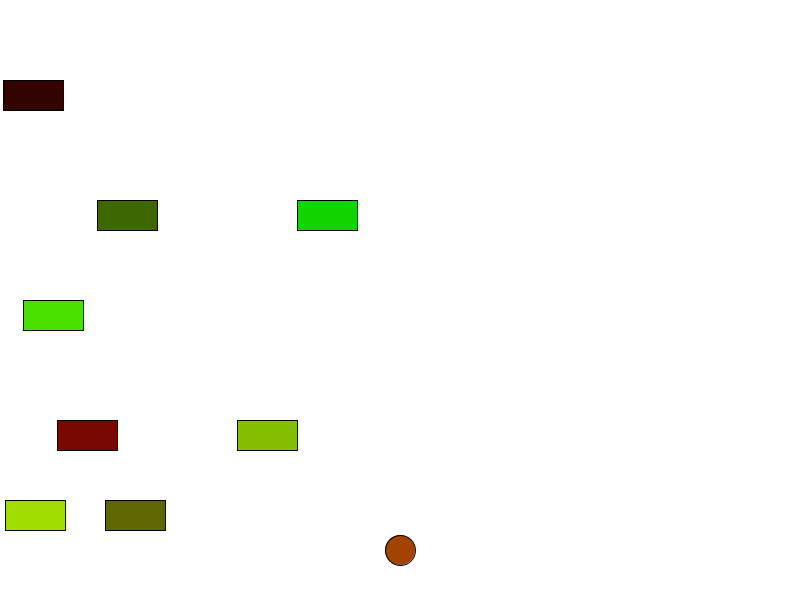
Frame 1 (no input)
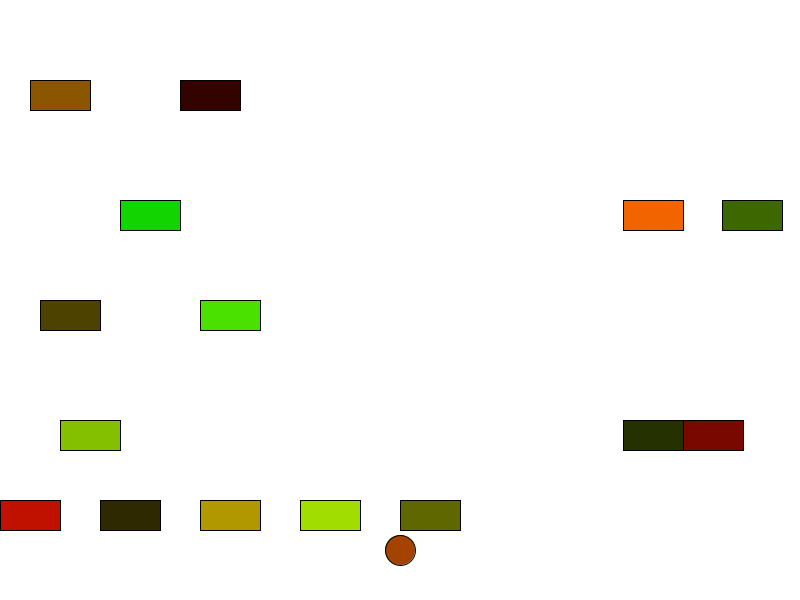
Frame 60 (the mouse pressed at the canvas centre just before this capture)
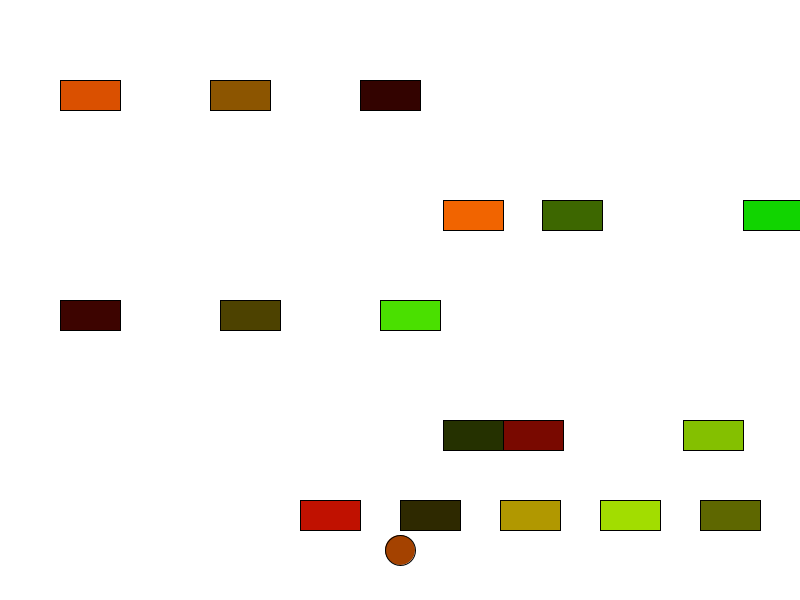
Frame 120 (the mouse held since frame 60 and released just before this capture)

The Processing sketch that drew these frames (run headless with seeded random() and noise(); from frame 60 on, the mouse is pressed at the canvas centre):

// Processing sketch: juegoFroggy
// ── juegoFroggy.pde
coche c1,c2,c3;
coche [] fila1,fila2, fila3, fila4, fila5;


frog rana;
boolean atropellado;
int vidas;
int vCoche;
void setup(){
atropellado=false;
vidas=3;
 size(800,600);

 rana=new frog(400,550);
fila1=new coche[3];
fila2=new coche[4];
fila3=new coche[3];
fila4=new coche[4];
fila5=new coche[5];
//creamos fila 1
 vCoche=(int)random(3,7);

for (int i=0;i<3;i++){
    //pequeño ajuste para que coincidan las coordenadas de coche y rana

 fila1[i]=new coche(-300+i*150,-20+height/6,vCoche);
}
//creamos fila 2
 vCoche=(int)random(-3,-7);

for (int i=0;i<4;i++){
 fila2[i]=new coche(-300+i*200,2*height/6,vCoche);
}
//creamos fila 3
 vCoche=(int)random(3,7);

for (int i=0;i<3;i++){
 fila3[i]=new coche(-300+i*160,height/2,vCoche);
}
//creamos fila 4
 vCoche=(int)random(-3,-7);

for (int i=0;i<4;i++){
  //pequeño ajuste para que coincidan las coordenadas de coche y rana
 fila4[i]=new coche(-300+i*180,20+4*height/6,vCoche);
}
//creamos fila 
 vCoche=(int)random(3,7);
for (int i=0;i<5;i++){
  
 fila5[i]=new coche(-300+i*100,5*height/6,vCoche);
}
}

void draw(){
if (!atropellado){
  background(255,255,255);
//moviendo fila 1
for (int i=0;i<3;i++){
 fila1[i].mueveCoche();
 fila1[i].dibujaCoche();
 //Comprobamos si la posición de algún coche coincide con la rana
  if (fila1[i].compruebaAtropello(rana)){
  atropellado=true; 
  break;
 }
}
//moviendo fila 2
for (int i=0;i<4;i++){
 fila2[i].mueveCoche();
 fila2[i].dibujaCoche();
  //Comprobamos si la posición de algún coche coincide con la rana
  if (fila2[i].compruebaAtropello(rana)){
  atropellado=true; 
  break;
 }
}
//moviendo fila 3
for (int i=0;i<3;i++){
 fila3[i].mueveCoche();
 fila3[i].dibujaCoche();
  //Comprobamos si la posición de algún coche coincide con la rana
  if (fila3[i].compruebaAtropello(rana)){
  atropellado=true; 
  break;
 }
}
//moviendo fila 4
for (int i=0;i<4;i++){
 fila4[i].mueveCoche();
 fila4[i].dibujaCoche();
 if (fila4[i].compruebaAtropello(rana)){
  atropellado=true; 
  break;
 }
}
//moviendo fila 5
for (int i=0;i<5;i++){
 fila5[i].mueveCoche();
 fila5[i].dibujaCoche();
  //Comprobamos si la posición de algún coche coincide con la rana
  if (fila5[i].compruebaAtropello(rana)){
  atropellado=true; 
  break;
 }
}
 rana.dibujaFrog();
}
}

void keyPressed(){
if (keyCode==ENTER){
  if (atropellado){
 atropellado=false; 
 rana.ponCoordenadas(400,550);
  }}

 if (keyCode==UP){

   rana.mueveFrog(0,-30);

 }

  if (keyCode==DOWN){

   rana.mueveFrog(0,30);

 }

  if (keyCode==LEFT){

   rana.mueveFrog(-30,0);

 }

  if (keyCode==RIGHT){

   rana.mueveFrog(30,0);

 }

}



class coche{

 int x, y, vx,r,g,b,ancho,alto; 

  coche(int a, int b, int c){

   x=a;

   y=b;

   vx=c;

   r=(int)random(255);

   g=(int)random(255);

   b=(int)random(255);

   ancho=60;

   alto=30;

  }

  void mueveCoche(){

   x=x+vx;

   if (x>width&&vx>0){

    x=0; 

   }
   if (x<0&&vx<0){
    x=width; 
   }

  }

  void dibujaCoche(){

    fill(r,g,b);

   rect(x,y,ancho,alto);

  }
  boolean compruebaAtropello(frog rana){
  if (x<rana.dameX()&&x+ancho>rana.dameX()&&y<rana.dameY()&&y+alto>rana.dameY()){
   return true; 
  }else{
   return false; 
  }
  }

}

class frog{

 int x, y, radio, r,g,b;

 frog(int a, int b){

  x=a;

  y=b;

  radio=30;

  r=(int)random(255);

  g=(int)random(255);

  b=(int)random(255);

 }

void mueveFrog(int a, int b){

 x=x+a;

 y=y+b;

}

void dibujaFrog(){

 fill(r,g,b);

 ellipse(x,y,radio,radio);

}
int dameX(){
  
  return x;
}
int dameY(){
  return y;
}
void ponCoordenadas(int a, int b){
 x=a;
 y=b;
}

}
